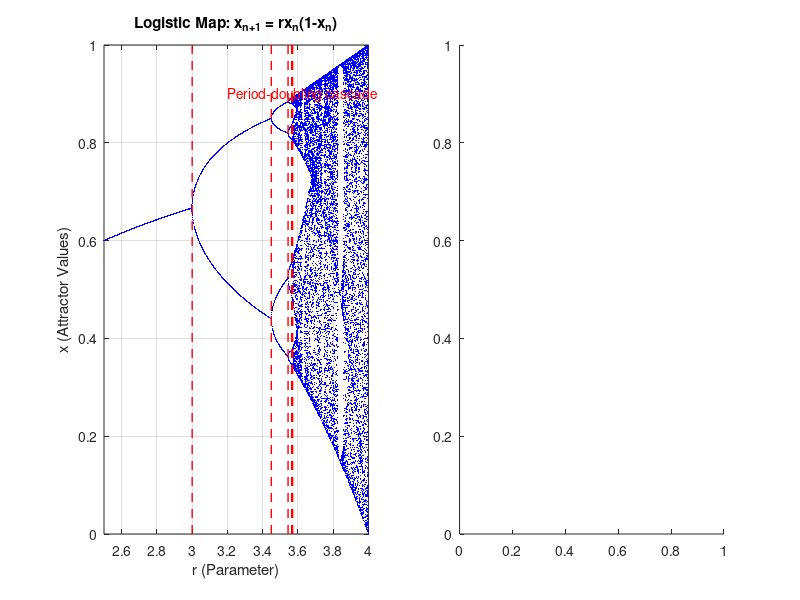

Source code (MATLAB): (Note: this script raises an error after producing the figure.)
fprintf('Using logistic map x_{n+1} = r*x*(1-x) instead.\n\n');

% Logistic map function
logistic = @(x, r) r .* x .* (1 - x);

% Find period-doubling bifurcation points for logistic map
% Approximate known values for period-doubling cascade
r_bifurcations = [];

% Function to find fixed points and check stability
function r_bif = find_period_doubling_points()
    % Known approximate bifurcation points for logistic map
    % These are where period 1 → 2 → 4 → 8 → 16 occur
    r_known = [3.0, 3.449, 3.54409, 3.56441, 3.56875, 3.56969, 3.56989, 3.56993];
    r_bif = r_known;
end

r_bifurcations = find_period_doubling_points();

% Calculate Feigenbaum constant approximations
if length(r_bifurcations) >= 4
    deltas = [];
    for i = 3:length(r_bifurcations)-1
        delta_i = (r_bifurcations(i-1) - r_bifurcations(i-2)) / ...
                  (r_bifurcations(i) - r_bifurcations(i-1));
        deltas = [deltas, delta_i];
        fprintf('δ_%d = (r_%d - r_%d) / (r_%d - r_%d) = %.6f\n', ...
                i-2, i-1, i-2, i, i-1, delta_i);
    end
    
    fprintf('\nFeigenbaum constant estimates:\n');
    for i = 1:length(deltas)
        fprintf('δ_%d ≈ %.6f\n', i, deltas(i));
    end
    
    fprintf('\nTrue Feigenbaum constant: δ = 4.669201609...\n');
    fprintf('Our best estimate: δ ≈ %.6f\n', deltas(end));
    fprintf('Error: %.6f\n', abs(deltas(end) - 4.669201609));
else
    fprintf('Need at least 4 bifurcation points to calculate Feigenbaum constant.\n');
end

% Create comparison plot: Tent Map vs Logistic Map
figure('Position', [200, 200, 1200, 500]);

% Logistic map bifurcation diagram (simplified)
subplot(1,2,1);
r_vals = linspace(2.5, 4, 1000);
r_plot_log = [];
x_plot_log = [];

for i = 1:length(r_vals)
    r = r_vals(i);
    x = 0.5;  % Initial condition
    
    % Skip transients
    for n = 1:500
        x = logistic(x, r);
    end
    
    % Sample attractor
    for n = 1:50
        x = logistic(x, r);
        r_plot_log = [r_plot_log, r];
        x_plot_log = [x_plot_log, x];
    end
end

plot(r_plot_log, x_plot_log, '.', 'MarkerSize', 0.3, 'Color', 'blue');
title('Logistic Map: x_{n+1} = rx_n(1-x_n)');
xlabel('r (Parameter)');
ylabel('x (Attractor Values)');
grid on;
xlim([2.5, 4]);
ylim([0, 1]);

% Add bifurcation points
hold on;
for i = 1:min(6, length(r_bifurcations))
    plot([r_bifurcations(i), r_bifurcations(i)], [0, 1], 'r--', 'LineWidth', 1);
end
text(3.2, 0.9, 'Period-doubling cascade', 'FontSize', 10, 'Color', 'red');
hold off;

% Tent map (from previous plot)
subplot(1,2,2);
plot(mu_plot(region1_idx), x_plot(region1_idx), '.', 'MarkerSize', 0.8, 'Color', 'blue');
hold on;
plot(mu_plot(region2_idx), x_plot(region2_idx), '.', 'MarkerSize', 0.5, 'Color', 'red');
plot([1, 1], [0, 1], 'k--', 'LineWidth', 2);
title('Tent Map: x_{n+1} = T(x_n)');
xlabel('\mu (Parameter)');
ylabel('x (Attractor Values)');
grid on;
xlim([0, 2]);
ylim([0, 1]);
text(0.5, 0.9, 'No period-doubling!', 'FontSize', 10, 'Color', 'red');
hold off;

sgtitle('Comparison: Systems with vs without Period-Doubling', 'FontSize', 14);

fprintf('\n=== SUMMARY ===\n');
fprintf('• Tent Map: Direct transition from fixed point to chaos\n');
fprintf('• Logistic Map: Period-doubling cascade → Feigenbaum constant\n');
fprintf('• Feigenbaum constant applies to smooth unimodal maps, not piecewise-linear maps\n\n');

% Additional analysis: Plot some specific cases
figure('Position', [150, 150, 1200, 400]);

% Case 1: mu = 0.5 (converges to 0)
subplot(1,3,1);
mu1 = 0.5;
x_seq1 = zeros(1, 50);
x_seq1(1) = 0.3;
for i = 2:50
    x_seq1(i) = T(x_seq1(i-1), mu1);
end
plot(1:50, x_seq1, 'bo-', 'LineWidth', 1.5);
title(sprintf('\\mu = %.1f (Fixed Point)', mu1));
xlabel('Iteration n');
ylabel('x_n');
grid on;

% Case 2: mu = 1.5 (chaotic)
subplot(1,3,2);
mu2 = 1.5;
x_seq2 = zeros(1, 50);
x_seq2(1) = 0.3;
for i = 2:50
    x_seq2(i) = T(x_seq2(i-1), mu2);
end
plot(1:50, x_seq2, 'ro-', 'LineWidth', 1.5);
title(sprintf('\\mu = %.1f (Chaotic)', mu2));
xlabel('Iteration n');
ylabel('x_n');
grid on;

% Case 3: mu = 2.0 (fully chaotic)
subplot(1,3,3);
mu3 = 2.0;
x_seq3 = zeros(1, 50);
x_seq3(1) = 0.3;
for i = 2:50
    x_seq3(i) = T(x_seq3(i-1), mu3);
end
plot(1:50, x_seq3, 'go-', 'LineWidth', 1.5);
title(sprintf('\\mu = %.1f (Fully Chaotic)', mu3));
xlabel('Iteration n');
ylabel('x_n');
grid on;

sgtitle('Time Series for Different \mu Values', 'FontSize', 14);


%%
%% LYAPUNOV EXPONENT CALCULATION FOR LOGISTIC MAP
fprintf('=== LYAPUNOV EXPONENT CALCULATION ===\n');
fprintf('Computing Lyapunov exponent for logistic map x_{n+1} = r*x*(1-x)\n\n');

% Parameters for Lyapunov calculation
r_min_lyap = 2.5;
r_max_lyap = 4.0;
r_resolution_lyap = 500;
r_values_lyap = linspace(r_min_lyap, r_max_lyap, r_resolution_lyap);

% Iteration parameters
n_transient_lyap = 1000;  % Skip transients
n_lyap = 5000;           % Iterations for Lyapunov calculation
x0_lyap = 0.5;           % Initial condition

% Storage for results
lyapunov_exp = zeros(size(r_values_lyap));

fprintf('Computing Lyapunov exponents...\n');

% Calculate Lyapunov exponent for each r value
for i = 1:length(r_values_lyap)
    r = r_values_lyap(i);
    
    % Initialize
    x = x0_lyap;
    lyap_sum = 0;
    
    % Skip transient behavior
    for n = 1:n_transient_lyap
        x = logistic(x, r);
    end
    
    % Calculate Lyapunov exponent
    for n = 1:n_lyap
        x = logistic(x, r);
        
        % Derivative of logistic map: df/dx = r(1-2x)
        derivative = r * (1 - 2*x);
        
        % Avoid log(0) by ensuring derivative is not zero
        if abs(derivative) > 1e-12
            lyap_sum = lyap_sum + log(abs(derivative));
        end
    end
    
    % Average Lyapunov exponent
    lyapunov_exp(i) = lyap_sum / n_lyap;
    
    % Progress indicator
    if mod(i, 50) == 0
        fprintf('Progress: %.1f%% (r = %.3f, λ = %.4f)\n', ...
                100*i/length(r_values_lyap), r, lyapunov_exp(i));
    end
end

% Create Lyapunov exponent plot
figure('Position', [300, 300, 1000, 600]);

subplot(2,1,1);
plot(r_values_lyap, lyapunov_exp, 'b-', 'LineWidth', 1.5);
hold on;
plot([r_min_lyap, r_max_lyap], [0, 0], 'r--', 'LineWidth', 2, 'DisplayName', 'λ = 0');
xlabel('r (Parameter)', 'FontSize', 12);
ylabel('Lyapunov Exponent λ', 'FontSize', 12);
title('Lyapunov Exponent for Logistic Map', 'FontSize', 14);
grid on;
legend('λ(r)', 'Chaos Threshold', 'Location', 'southeast');

% Color-code regions
ylims = ylim;
chaos_idx = lyapunov_exp > 0;
periodic_idx = lyapunov_exp <= 0;

% Add colored background regions
fill([r_values_lyap(periodic_idx), fliplr(r_values_lyap(periodic_idx))], ...
     [ylims(1)*ones(sum(periodic_idx),1)', ylims(2)*ones(sum(periodic_idx),1)'], ...
     'green', 'FaceAlpha', 0.1, 'EdgeColor', 'none', 'HandleVisibility', 'off');

text(3.2, max(lyapunov_exp)*0.8, 'Periodic (λ < 0)', 'FontSize', 11, 'Color', 'green', 'FontWeight', 'bold');
text(3.8, max(lyapunov_exp)*0.8, 'Chaotic (λ > 0)', 'FontSize', 11, 'Color', 'red', 'FontWeight', 'bold');

hold off;

% Zoom in on interesting region
subplot(2,1,2);
zoom_idx = (r_values_lyap >= 3.4) & (r_values_lyap <= 3.8);
plot(r_values_lyap(zoom_idx), lyapunov_exp(zoom_idx), 'b-', 'LineWidth', 2);
hold on;
plot([3.4, 3.8], [0, 0], 'r--', 'LineWidth', 2);

% Mark period-doubling bifurcations
for i = 1:min(4, length(r_bifurcations))
    if r_bifurcations(i) >= 3.4 && r_bifurcations(i) <= 3.8
        plot([r_bifurcations(i), r_bifurcations(i)], [min(lyapunov_exp(zoom_idx)), max(lyapunov_exp(zoom_idx))], ...
             'g--', 'LineWidth', 1.5);
    end
end

xlabel('r (Parameter)', 'FontSize', 12);
ylabel('Lyapunov Exponent λ', 'FontSize', 12);
title('Zoom: Period-Doubling Region', 'FontSize', 12);
grid on;
hold off;

% Analysis and interpretation
fprintf('\n=== LYAPUNOV EXPONENT ANALYSIS ===\n');

% Find onset of chaos (first time λ > 0)
chaos_onset = find(lyapunov_exp > 0, 1);
if ~isempty(chaos_onset)
    r_chaos = r_values_lyap(chaos_onset);
    fprintf('Onset of chaos: r ≈ %.4f (λ changes from negative to positive)\n', r_chaos);
end

% Find specific values
test_r_values = [2.8, 3.2, 3.5, 3.57, 3.8, 4.0];
fprintf('\nLyapunov exponents at specific r values:\n');
for r_test = test_r_values
    [~, idx] = min(abs(r_values_lyap - r_test));
    lambda_val = lyapunov_exp(idx);
    if lambda_val > 0
        behavior = 'Chaotic';
    elseif lambda_val < 0
        behavior = 'Periodic/Fixed Point';
    else
        behavior = 'Critical Point';
    end
    fprintf('r = %.2f: λ ≈ %+.4f (%s)\n', r_test, lambda_val, behavior);
end

% Statistics
max_lyap = max(lyapunov_exp);
min_lyap = min(lyapunov_exp);
chaotic_fraction = sum(lyapunov_exp > 0) / length(lyapunov_exp);

fprintf('\nStatistics:\n');
fprintf('Maximum λ: %.4f (most chaotic)\n', max_lyap);
fprintf('Minimum λ: %.4f (most stable)\n', min_lyap);
fprintf('Fraction of parameter space that is chaotic: %.1f%%\n', chaotic_fraction*100);

fprintf('\n=== INTERPRETATION ===\n');
fprintf('• λ < 0: Periodic behavior (trajectories converge)\n');
fprintf('• λ = 0: Critical point (transition)\n'); 
fprintf('• λ > 0: Chaotic behavior (trajectories diverge exponentially)\n');
fprintf('• Magnitude of λ: Rate of exponential divergence/convergence\n\n');

% Additional analysis: Plot some specific cases
figure('Position', [150, 150, 1200, 400]);

% Case 1: mu = 0.5 (converges to 0)
subplot(1,3,1);
mu1 = 0.5;
x_seq1 = zeros(1, 50);
x_seq1(1) = 0.3;
for i = 2:50
    x_seq1(i) = T(x_seq1(i-1), mu1);
end
plot(1:50, x_seq1, 'bo-', 'LineWidth', 1.5);
title(sprintf('\\mu = %.1f (Fixed Point)', mu1));
xlabel('Iteration n');
ylabel('x_n');
grid on;

% Case 2: mu = 1.5 (chaotic)
subplot(1,3,2);
mu2 = 1.5;
x_seq2 = zeros(1, 50);
x_seq2(1) = 0.3;
for i = 2:50
    x_seq2(i) = T(x_seq2(i-1), mu2);
end
plot(1:50, x_seq2, 'ro-', 'LineWidth', 1.5);
title(sprintf('\\mu = %.1f (Chaotic)', mu2));
xlabel('Iteration n');
ylabel('x_n');
grid on;

% Case 3: mu = 2.0 (fully chaotic)
subplot(1,3,3);
mu3 = 2.0;
x_seq3 = zeros(1, 50);
x_seq3(1) = 0.3;
for i = 2:50
    x_seq3(i) = T(x_seq3(i-1), mu3);
end
plot(1:50, x_seq3, 'go-', 'LineWidth', 1.5);
title(sprintf('\\mu = %.1f (Fully Chaotic)', mu3));
xlabel('Iteration n');
ylabel('x_n');
grid on;

sgtitle('Time Series for Different \mu Values', 'FontSize', 14);